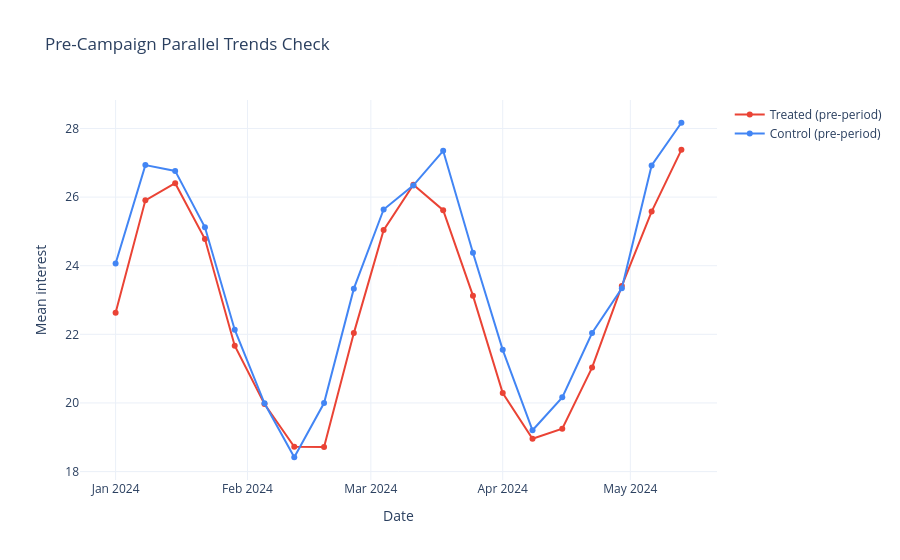

Here is the notebook cell this chart was saved with:
### Markdown cell above
### 6a. Parallel trends check

DiD assumes treated and control countries would have moved *in parallel* had the campaign never
happened. We can't observe that counterfactual directly, but we can check whether they moved in
parallel **before** the campaign — if they didn't, the DiD estimate below should be treated with
caution.

### Code cell
if not CONTROL_GEOS:
    print("No control geos found — DiD requires at least one country with no campaign to serve "
          "as the counterfactual. Set CONTROL_GEOS manually above.")
else:
    pre_trends = causal_inference.parallel_trends_check(panel, TREATED_GEOS, CONTROL_GEOS, TREATMENT_START)
    fig = viz.plot_parallel_trends(pre_trends)
    fig.show()

### Figure 1 — Plotly figure (JSON) as saved in the notebook; plotly's stock layout.template omitted (floating-point values rounded to 4 significant figures)
{"data": [{"line": {"color": "#EA4335"}, "mode": "lines+markers", "name": "Treated (pre-period)", "type": "scatter", "x": ["2024-01-01T00:00:00.000000", "2024-01-08T00:00:00.000000", "2024-01-15T00:00:00.000000", "2024-01-22T00:00:00.000000", "2024-01-29T00:00:00.000000", "2024-02-05T00:00:00.000000", "2024-02-12T00:00:00.000000", "2024-02-19T00:00:00.000000", "2024-02-26T00:00:00.000000", "2024-03-04T00:00:00.000000", "2024-03-11T00:00:00.000000", "2024-03-18T00:00:00.000000", "2024-03-25T00:00:00.000000", "2024-04-01T00:00:00.000000", "2024-04-08T00:00:00.000000", "2024-04-15T00:00:00.000000", "2024-04-22T00:00:00.000000", "2024-04-29T00:00:00.000000", "2024-05-06T00:00:00.000000", "2024-05-13T00:00:00.000000"], "y": [22.63, 25.91, 26.41, 24.78, 21.67, 19.97, 18.72, 18.71, 22.04, 25.04, 26.36, 25.62, 23.13, 20.29, 18.96, 19.25, 21.03, 23.41, 25.58, 27.38]}, {"line": {"color": "#4285F4"}, "mode": "lines+markers", "name": "Control (pre-period)", "type": "scatter", "x": ["2024-01-01T00:00:00.000000", "2024-01-08T00:00:00.000000", "2024-01-15T00:00:00.000000", "2024-01-22T00:00:00.000000", "2024-01-29T00:00:00.000000", "2024-02-05T00:00:00.000000", "2024-02-12T00:00:00.000000", "2024-02-19T00:00:00.000000", "2024-02-26T00:00:00.000000", "2024-03-04T00:00:00.000000", "2024-03-11T00:00:00.000000", "2024-03-18T00:00:00.000000", "2024-03-25T00:00:00.000000", "2024-04-01T00:00:00.000000", "2024-04-08T00:00:00.000000", "2024-04-15T00:00:00.000000", "2024-04-22T00:00:00.000000", "2024-04-29T00:00:00.000000", "2024-05-06T00:00:00.000000", "2024-05-13T00:00:00.000000"], "y": [24.07, 26.93, 26.76, 25.12, 22.13, 19.99, 18.42, 20.0, 23.33, 25.64, 26.34, 27.35, 24.38, 21.55, 19.2, 20.16, 22.04, 23.34, 26.92, 28.17]}], "layout": {"hovermode": "x unified", "title": {"text": "Pre-Campaign Parallel Trends Check"}, "xaxis": {"title": {"text": "Date"}}, "yaxis": {"title": {"text": "Mean interest"}}}}
